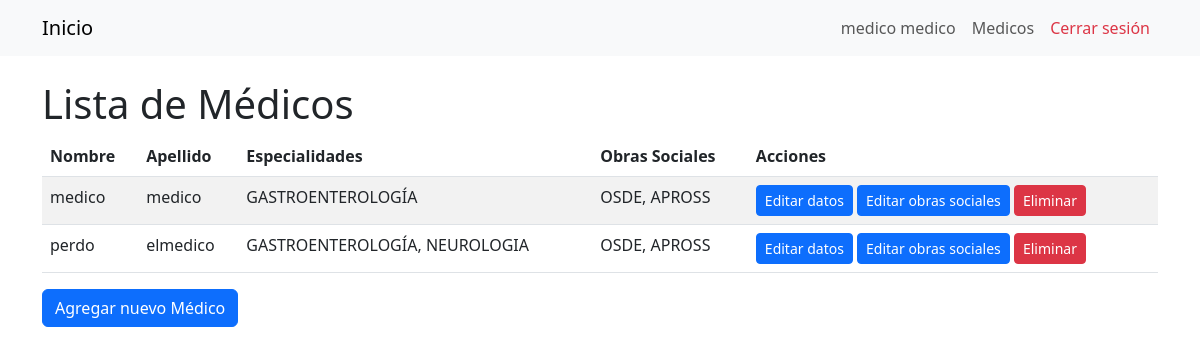
The app's page /medicos/ (signed in) with its own data.
### Gestion/models/usuario.py (models this page shows, shortened)
class Usuario(AbstractBaseUser):
    dni = models.IntegerField(unique=True)
    nombre = models.CharField(max_length=30)
    apellido = models.CharField(max_length=30)
    email = models.EmailField(max_length=60)
    telefono = models.CharField(max_length=12)
    is_active = models.BooleanField(default=True)
    is_staff = models.BooleanField(default=False)
    is_superuser = models.BooleanField(default=False)
    groups = models.ManyToManyField(
        Group,
        verbose_name='grupos',
        blank=True,
        help_text='Los grupos a los que pertenece el usuario.',
        related_name='user_set'
    )
    user_permissions = models.ManyToManyField(
        Permission,
        verbose_name='permisos',
        blank=True,
        help_text='Permisos específicos para este usuario.',
        related_name='user_set'
    )
    USERNAME_FIELD = 'dni'
    REQUIRED_FIELDS = ['nombre', 'apellido', 'email', 'telefono']
    objects = UsuarioManager()
    def get_full_name(self):
        return f'{self.nombre} {self.apellido}'

### Gestion/models/medico.py (models this page shows, shortened)
class Medico(models.Model):
    usuario = models.OneToOneField(Usuario, on_delete=models.CASCADE, primary_key=True)
    especialidades = models.ManyToManyField('EspecialidadMedica')
    matricula = models.IntegerField()
    obra_social = models.ManyToManyField('ObraSocial', blank=True, through='PrecioConsulta', related_name='medicos')
    horario = models.OneToOneField(Horario, on_delete=models.CASCADE, null=True, blank=True)
    class Meta:
        verbose_name='Medico'
        verbose_name_plural = 'Medicos'

class EspecialidadMedica(models.Model):
    nombre = models.CharField(max_length=100)
    class Meta:
        verbose_name_plural = 'Especialidades'

class ObraSocial(models.Model):
    nombre = models.CharField(max_length=100)

### Gestion/views.py (the view)
# urls.py: path('medicos/', views.MedicoListView.as_view(), name='medico_list'),
class MedicoListView(generic.ListView):
    model = Medico
    template_name = 'medico/medico_list.html'

### Gestion/templates/medico/medico_list.html
{% extends 'base.html' %}
{% block content %}
  <h1>Lista de Médicos</h1>
  <table class="table table-striped">
    <thead>
      <tr>
        <th scope="col">Nombre</th>
        <th scope="col">Apellido</th>
        <th scope="col">Especialidades</th>
        <th scope="col">Obras Sociales</th>
        <th scope="col">Acciones</th>
      </tr>
    </thead>
    <tbody>
      {% for medico in object_list %}
        <tr>
          <td>{{ medico.usuario.nombre }}</td>
          <td>{{ medico.usuario.apellido }}</td>
          <td>
            {% for especialidad in medico.especialidades.all %}
              {{ especialidad.nombre }}{% if not forloop.last %}, {% endif %}
            {% endfor %}
          </td>
          <td>
            {% for obra_social in medico.obra_social.all %}
              {{ obra_social.nombre }}{% if not forloop.last %}, {% endif %}
            {% endfor %}
          </td>
          <td>
            <a href="{% url 'medico_update' medico.pk %}" class="btn btn-sm btn-primary">Editar datos</a>
            <a href="{% url 'medico_precioconsulta_list' medico.pk %}" class="btn btn-sm btn-primary">Editar obras sociales</a>
            <a href="{% url 'medico_delete' medico.pk %}" class="btn btn-sm btn-danger">Eliminar</a>
          </td>
        </tr>
      {% endfor %}
    </tbody>
  </table>
  <a href="{% url 'medico_create' %}" class="btn btn-primary">Agregar nuevo Médico</a>
{% endblock %}

### Gestion/templates/base.html (shortened to what this page needs)
{% load static %}
<!DOCTYPE html>
<html lang="es">
<head>
    <link href="https://cdn.jsdelivr.net/npm/bootstrap@5.3.0-alpha1/dist/css/bootstrap.min.css" rel="stylesheet">
</head>
<body>
<nav class="navbar navbar-expand-lg navbar-light bg-light">
  <div class="container">
    <a class="navbar-brand" href="{% url 'home' %}">Inicio</a>
    <div class="collapse navbar-collapse" id="navbarSupportedContent">
      <ul class="navbar-nav ms-auto mb-2 mb-lg-0">
        {% if user.is_authenticated %}
          <li class="nav-item">
            <span class="nav-link">{{ user.get_full_name }}</span>
          </li>
          <li class="nav-item">
            <span class="nav-link">{{ user.groups.first.name }}</span>
          </li>
          <li class="nav-item">
            <a class="nav-link text-danger " href="{% url 'logout' %}">Cerrar sesión</a>
          </li>
        {% endif %}
      </ul>
    </div>
  </div>
</nav>
<div class="container mt-4">
  {% block content %}
  {% endblock %}
</div>
</body>
</html>

### records on screen
Usuario: get_full_name "medico medico", groups.first.name "Medicos"
Medico: usuario.nombre "medico", usuario.apellido "medico"
EspecialidadMedica: nombre "GASTROENTEROLOGÍA"
ObraSocial: nombre "OSDE"
ObraSocial: nombre "APROSS"
Medico: usuario.nombre "perdo", usuario.apellido "elmedico"
EspecialidadMedica: nombre "NEUROLOGIA"
